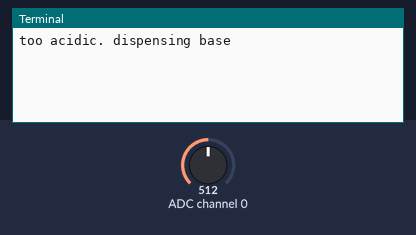
Simulated run of this program. Board: Raspberry Pi (BCM pin numbers). Parts: the last lines printed to the terminal. The inputs (shaded band) are chosen by the test bench; at power-on: ADC channel 0 = 512 (analog values on the 0–1023 scale). The desktop window is not drawn, its controls go by their first labels and the mouse button is held 0.15 s; threads take turns every 2 ms; library files of the repository ran but are not shown: MCP3008.py.

Above: at 1.2 s.
1.3 s: ADC channel 0 set to 401
2.8 s: ADC channel 0 set to 375
At 5.5 s:
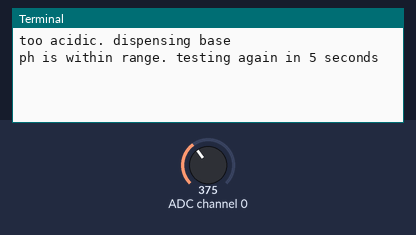
6.5 s: ADC channel 0 set to 290
8.0 s: ADC channel 0 set to 263
At 10.5 s:
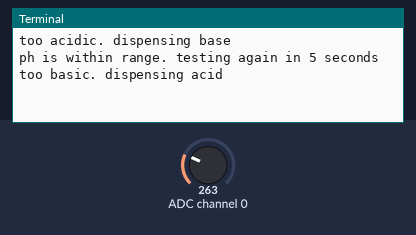

The program:

GardenManager.py
```python
#GardenManager.py
from AnalogProbe import *
from Pump import *
from MCP3008 import MCP3008
from tkinter import *
import time
import threading


upperLimit = 10.50 #Starting pH for upper limit
lowerLimit = 8.50 #Starting pH for lower limit

def addToUpperLimit():
    global upperLimit
    if(upperLimit < 13.9):
        upperLimit = upperLimit + 0.1
        upperLimitDisplay = Label (win, text="{:.1f}".format(upperLimit), font=("Arial Bold",40),bg='NavajoWhite2') #creates abels for upper limits
        upperLimitDisplay.place(x=520,y=125)
        #print("Upper Limit is now",upperLimit)
    else:
        pass
def subFromUpperLimit():
    global upperLimit
    if(upperLimit > lowerLimit + 0.6):
        upperLimit = upperLimit - 0.1
        upperLimitDisplay = Label (win, text="{:.1f}".format(upperLimit), font=("Arial Bold",40),bg='NavajoWhite2')
        upperLimitDisplay.place(x=520,y=125)
        #print("Upper Limit is now",upperLimit)
    else:
        pass
def addToLowerLimit():
    global lowerLimit
    if(lowerLimit < upperLimit - 0.6):
        lowerLimit = lowerLimit + 0.1
        lowerLimitDisplay = Label (win, text="{:.1f}".format(lowerLimit), font=("Arial Bold",40),bg='NavajoWhite2')
        lowerLimitDisplay.place(x=520,y=275)
        #print("Lower Limit is now",lowerLimit)
    else:
        pass
def subFromLowerLimit():
    global lowerLimit
    if(lowerLimit > 0.1):
        lowerLimit = lowerLimit - 0.1
        lowerLimitDisplay = Label (win, text="{:.1f}".format(lowerLimit), font=("Arial Bold",40),bg='NavajoWhite2')
        lowerLimitDisplay.place(x=520,y=275)
        #print("Lower Limit is now",lowerLimit)
    else:
        pass

# Dispenses 5ml of base solution
def dispenseBase():
    # Creates object p1 of class Pump
    p1 = Pump('/dev/ttyAMA1')
    # D is for dispense, number is for volume in ml
    p1.send_cmd("D,2")

# Dispenses 5ml of acid solution
def dispenseAcid():
    # Creates object p2 of class Pump
    p2 = Pump('/dev/ttyAMA0')
    # D is for dispense, number is for volume in ml
    p2.send_cmd("D,2")


#TODO: add conditionals so that lower limit will never exceed upper limit
#Upper limit must not exceed 14, lower limit must not go below 0.

win = Tk()
f = Frame(win)

# Title
win.title("pH Dashboard")
win.minsize(width=800,height=480) #matched to Elemnent14 7" touchscreen display screen resolution
win.configure(bg='NavajoWhite3')


# Displays current ph on a label and updates every 2 seconds
def displaypH():
    while True:
        # gets current pH and stores in variable currentph
        currentph = "{:.2f}".format(AnalogProbe.getpH())
        currentphlabel = Label (win, text=currentph,font=("Arial Bold",60),bg='NavajoWhite2')
        currentphlabel.place(x=240,y=170)
        time.sleep(2)
# Tests if pH is within range and dispenses Acid or Base accordingly
def regulatepH():
    while True:
        if(AnalogProbe.getpH() > upperLimit):
            print("too basic. dispensing acid")
            dispenseAcid()
            time.sleep(5)
        if(AnalogProbe.getpH() < lowerLimit):
            print("too acidic. dispensing base")
            dispenseBase()
            time.sleep(5)
        else:
            print("ph is within range. testing again in 5 seconds")
            time.sleep(5)

# Displays upper and lower limit before any changes are made via buttons
upperLimitDisplay = Label (win, text=upperLimit, font=("Arial Bold",40),bg='NavajoWhite2') #creates labels for upper limits
upperLimitDisplay.place(x=520,y=125)
lowerLimitDisplay = Label (win, text=lowerLimit, font=("Arial Bold",40),bg='NavajoWhite2')
lowerLimitDisplay.place(x=520,y=275)

# Displays Up and Down buttons to control the upper and lower thresholds
button1 = Button(win, text='  Up   ', command = addToUpperLimit,bg='NavajoWhite2' )
button1.place(x=650,y=120)
button2 = Button(win, text='Down', command = subFromUpperLimit,bg='NavajoWhite2')
button2.place(x=650,y=160)
button3 = Button(win, text='  Up   ', command = addToLowerLimit,bg='NavajoWhite2')
button3.place(x=650,y=270)
button4 = Button(win, text='Down', command = subFromLowerLimit,bg='NavajoWhite2')
button4.place(x=650,y=310)

# Dispense Acid Button
button5 = Button(win, text='Dispense Acid', command = dispenseAcid,bg='NavajoWhite2', font=("Arial Bold",20))
button5.place(x=80,y=370)

# Dispense Base Button
button6 = Button(win, text='Dispense Base', command = dispenseBase,bg='NavajoWhite2', font=("Arial Bold",20))
button6.place(x=330,y=370)

# Creates label "The current pH is:"
lbl = Label (win, text="pH: ", font=("Arial Bold",60),bg='NavajoWhite2')
lbl.place(x=80,y=170)

header = Label(win, text = " Auto pH Regulator  ",font=("Arial Bold",50),bg='NavajoWhite2' )
header.place(x=70,y=30)

x = threading.Thread(target = displaypH) #starts a new thread displaypH so that the program doesnt freeze
x.start()

y = threading.Thread(target = regulatepH)
y.start()

win.mainloop()


    
```

AnalogProbe.py
```python
#AnalogProbe.py
from MCP3008 import MCP3008
import time

class AnalogProbe():

    # Outputs Applied voltage and pH readings
    def getpH():
        adc = MCP3008()
        value = adc.read( channel = 0 ) # You can of course adapt the channel to be read out

        #prints voltage to two sig figs
        #print("Applied voltage: %.2f" % (value / 1023.0 * 3.3) )

        voltage = value / 1023.0 * 3.3

        #Equation to convert voltage to pH
        pH = (-5.6548*voltage)+15.509

        #print pH to two sig figs
        #print("pH is: %.2f" % (pH))

        return pH
```

Pump.py
```python
# Pump.py
import serial
import sys
import time
import string
from serial import SerialException

class Pump():

    # Constructor
    def __init__(self, usbport):

        self.usbport = usbport

    # Displays usbport
    def show(self):

        print("port is" + str(self.usbport))

    # send_cmd function
    def send_cmd(self, cmd):

        self.cmd = cmd

        ser = serial.Serial(self.usbport, 9600, timeout=0)

        # add carriage return
        buf = self.cmd + "\r"
        try:
            ser.write(buf.encode('utf-8'))
            return True
        except SerialException as e:
            print ("Error, ", e)
            return None

    # read_line function
    def read_line():

        lsl = len(b'\r')
        line_buffer = []
        while True:
            next_char = ser.read(1)
            if next_char == b'':
                break
            line_buffer.append(next_char)
            if (len(line_buffer) >= lsl and
                    line_buffer[-lsl:] == [b'\r']):
                break
        return b''.join(line_buffer)

	# read_lines function
    def read_lines():
        """
        also taken from ftdi lib to work with modified readline function
        """
        lines = []
        try:
            while True:
                line = read_line()
                if not line:
                    break
                    ser.flush_input()
                lines.append(line)
            return lines

        except SerialException as e:
            print( "Error, ", e)
            return None
```

Measured:
- the behaviour switches between 385 and 384 on ADC channel 0 (found by bisection; images 0 and 1)
- the behaviour switches between 275 and 274 on ADC channel 0 (found by bisection; images 1 and 2)
- after the input at 2.8 s, the terminal: prints a new line after 2.3 s (image 1)
- after the input at 8.0 s, the terminal: prints a new line after 2.1 s (image 2)
